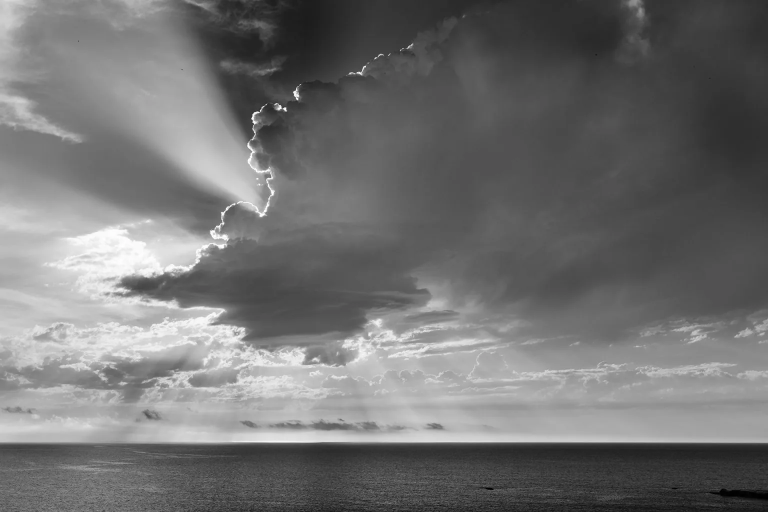
#> input picture TPs/image.jpg, 1536 x 1024 px (shown at 1/2 size)
$ python Tp3-Part2.py
#> lines starting #> are read from the running program, lines starting #| are printed output that depends on the picture; after the words box and inside, x2 and y2 are one past the last pixel; in counts of white or black regions, pixels touching at a corner belong together
import numpy as np
import matplotlib.pyplot as plt
import cv2


img = cv2.imread("image.jpg", cv2.IMREAD_GRAYSCALE)
#> img: shape (1024, 1536); min 0, max 255, mean 113.7

def quantifier_image(image, niveaux):
#> called with niveaux = 4
    img_norm = image / 255.0
    img_quant = np.round(img_norm * (niveaux - 1)) / (niveaux - 1)
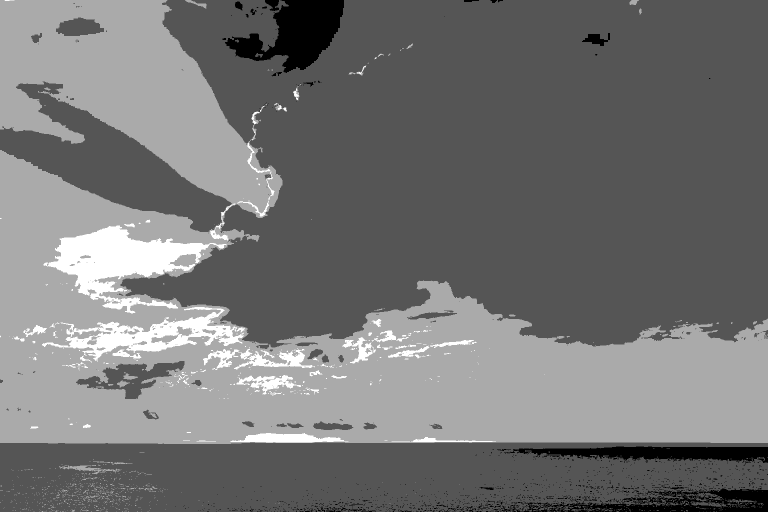
#> img_quant: shape (1024, 1536) float64 (shown at 1/2 size); min 0, max 1, mean 0.458
    return (img_quant * 255).astype(np.uint8)

# Quantization
img_2bits = quantifier_image(img, 4)
img_1bit = quantifier_image(img, 2)
#> call 2 of quantifier_image, with niveaux = 2
#> in quantifier_image (call 2), `img_quant = np.round(img_norm * (niveaux - 1)) / (niveaux - 1)`:
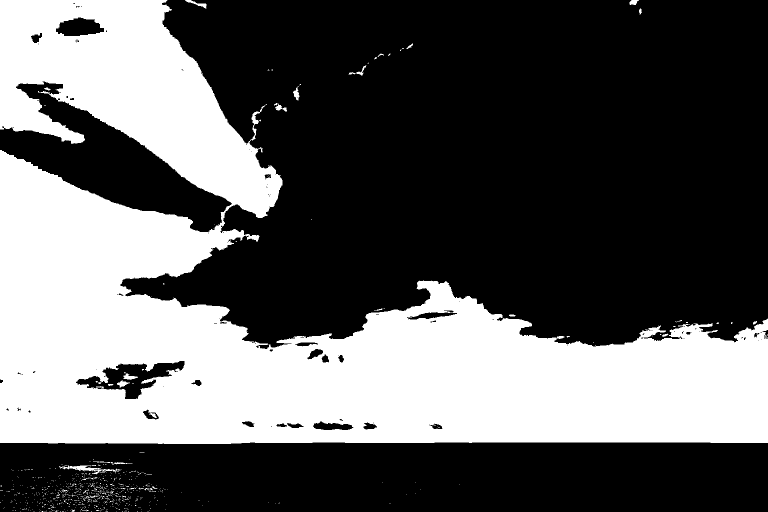
#> img_quant: shape (1024, 1536) float64 (shown at 1/2 size); values 0 (black) and 1 (white), 36.7% white; 737 white regions (706 under 20 px), largest, box (x1, y1, x2, y2) and area: (0, 0, 1536, 888) 572876, (118, 930, 241, 948) 641, (370, 0, 413, 17) 220

# --- Pixelisation ---
h, w = img.shape
#> h = 1024; w = 1536
img_small = cv2.resize(img, (w//8, h//8), interpolation=cv2.INTER_NEAREST)
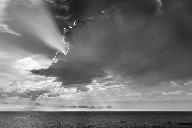
#> img_small: shape (128, 192); min 0, max 255, mean 113.9
img_pixel = cv2.resize(img_small, (w, h), interpolation=cv2.INTER_NEAREST)

# --- Display ---
plt.figure(figsize=(15, 5))

plt.subplot(1, 4, 1)
plt.imshow(img, cmap='gray')
plt.title("Originale (8 bits)")
plt.axis("off")

plt.subplot(1, 4, 2)
plt.imshow(img_2bits, cmap='gray')
plt.title("2 bits (4 niveaux)")
plt.axis("off")

plt.subplot(1, 4, 3)
plt.imshow(img_1bit, cmap='gray')
plt.title("1 bit (2 niveaux)")
plt.axis("off")

plt.subplot(1, 4, 4)
plt.imshow(img_pixel, cmap='gray')
plt.title("Pixelisée (÷8)")
plt.axis("off")

plt.tight_layout()
plt.show()
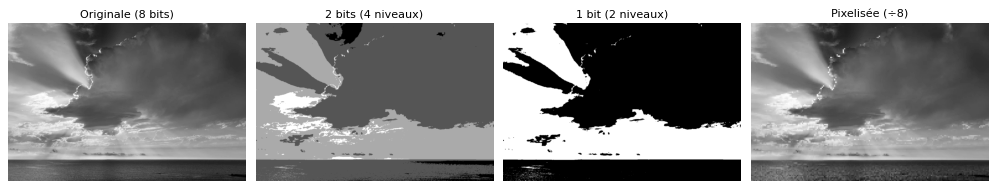
#> figure drawn by matplotlib, 4 panels
